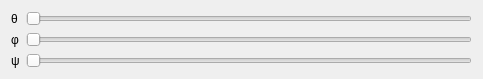
<?xml version="1.0" encoding="UTF-8"?>
<ui version="4.0">
 <class>OrientationViewierControllerUI</class>
 <widget class="QWidget" name="OrientationViewierControllerUI">
  <property name="geometry">
   <rect>
    <x>0</x>
    <y>0</y>
    <width>483</width>
    <height>57</height>
   </rect>
  </property>
  <property name="windowTitle">
   <string>Form</string>
  </property>
  <layout class="QFormLayout" name="formLayout">
   <item row="0" column="0">
    <widget class="QLabel" name="thetaLabel">
     <property name="text">
      <string>θ</string>
     </property>
    </widget>
   </item>
   <item row="0" column="1">
    <widget class="QSlider" name="thetaSlider">
     <property name="maximum">
      <number>360</number>
     </property>
     <property name="pageStep">
      <number>15</number>
     </property>
     <property name="orientation">
      <enum>Qt::Horizontal</enum>
     </property>
    </widget>
   </item>
   <item row="1" column="0">
    <widget class="QLabel" name="phiLabel">
     <property name="text">
      <string>φ</string>
     </property>
    </widget>
   </item>
   <item row="2" column="0">
    <widget class="QLabel" name="psiLabel">
     <property name="text">
      <string>ψ</string>
     </property>
    </widget>
   </item>
   <item row="1" column="1">
    <widget class="QSlider" name="phiSlider">
     <property name="maximum">
      <number>360</number>
     </property>
     <property name="pageStep">
      <number>15</number>
     </property>
     <property name="orientation">
      <enum>Qt::Horizontal</enum>
     </property>
    </widget>
   </item>
   <item row="2" column="1">
    <widget class="QSlider" name="psiSlider">
     <property name="maximum">
      <number>360</number>
     </property>
     <property name="pageStep">
      <number>15</number>
     </property>
     <property name="orientation">
      <enum>Qt::Horizontal</enum>
     </property>
    </widget>
   </item>
  </layout>
 </widget>
 <resources/>
 <connections/>
</ui>
